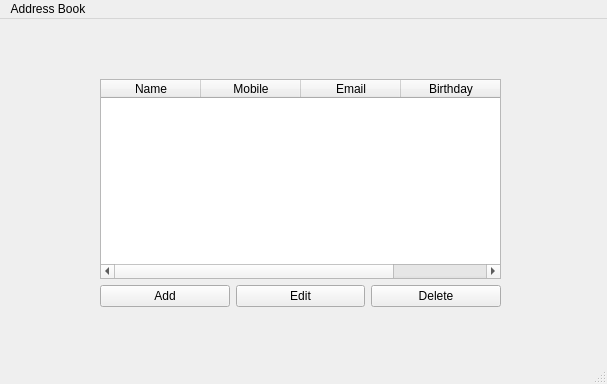
<?xml version="1.0" encoding="UTF-8"?>
<ui version="4.0">
 <class>MainWindow</class>
 <widget class="QMainWindow" name="MainWindow">
  <property name="geometry">
   <rect>
    <x>0</x>
    <y>0</y>
    <width>607</width>
    <height>384</height>
   </rect>
  </property>
  <property name="windowTitle">
   <string>MainWindow</string>
  </property>
  <widget class="QWidget" name="centralwidget">
   <widget class="QWidget" name="layoutWidget">
    <property name="geometry">
     <rect>
      <x>100</x>
      <y>60</y>
      <width>401</width>
      <height>228</height>
     </rect>
    </property>
    <layout class="QVBoxLayout" name="verticalLayout">
     <item>
      <widget class="QTableWidget" name="contactsTable">
       <property name="alternatingRowColors">
        <bool>false</bool>
       </property>
       <property name="columnCount">
        <number>4</number>
       </property>
       <attribute name="horizontalHeaderVisible">
        <bool>true</bool>
       </attribute>
       <attribute name="horizontalHeaderCascadingSectionResizes">
        <bool>false</bool>
       </attribute>
       <attribute name="horizontalHeaderShowSortIndicator" stdset="0">
        <bool>false</bool>
       </attribute>
       <attribute name="verticalHeaderVisible">
        <bool>true</bool>
       </attribute>
       <attribute name="verticalHeaderCascadingSectionResizes">
        <bool>false</bool>
       </attribute>
       <column>
        <property name="text">
         <string>Name</string>
        </property>
       </column>
       <column>
        <property name="text">
         <string>Mobile</string>
        </property>
       </column>
       <column>
        <property name="text">
         <string>Email</string>
        </property>
       </column>
       <column>
        <property name="text">
         <string>Birthday</string>
        </property>
       </column>
      </widget>
     </item>
     <item>
      <layout class="QHBoxLayout" name="horizontalLayout">
       <item>
        <widget class="QPushButton" name="addButton">
         <property name="text">
          <string>Add</string>
         </property>
        </widget>
       </item>
       <item>
        <widget class="QPushButton" name="editButton">
         <property name="text">
          <string>Edit</string>
         </property>
        </widget>
       </item>
       <item>
        <widget class="QPushButton" name="deleteButton">
         <property name="text">
          <string>Delete</string>
         </property>
        </widget>
       </item>
      </layout>
     </item>
    </layout>
   </widget>
  </widget>
  <widget class="QMenuBar" name="menubar">
   <property name="geometry">
    <rect>
     <x>0</x>
     <y>0</y>
     <width>607</width>
     <height>23</height>
    </rect>
   </property>
   <widget class="QMenu" name="menuAddress_Book">
    <property name="title">
     <string>Address Book</string>
    </property>
   </widget>
   <addaction name="menuAddress_Book"/>
  </widget>
  <widget class="QStatusBar" name="statusbar"/>
 </widget>
 <resources/>
 <connections/>
</ui>
